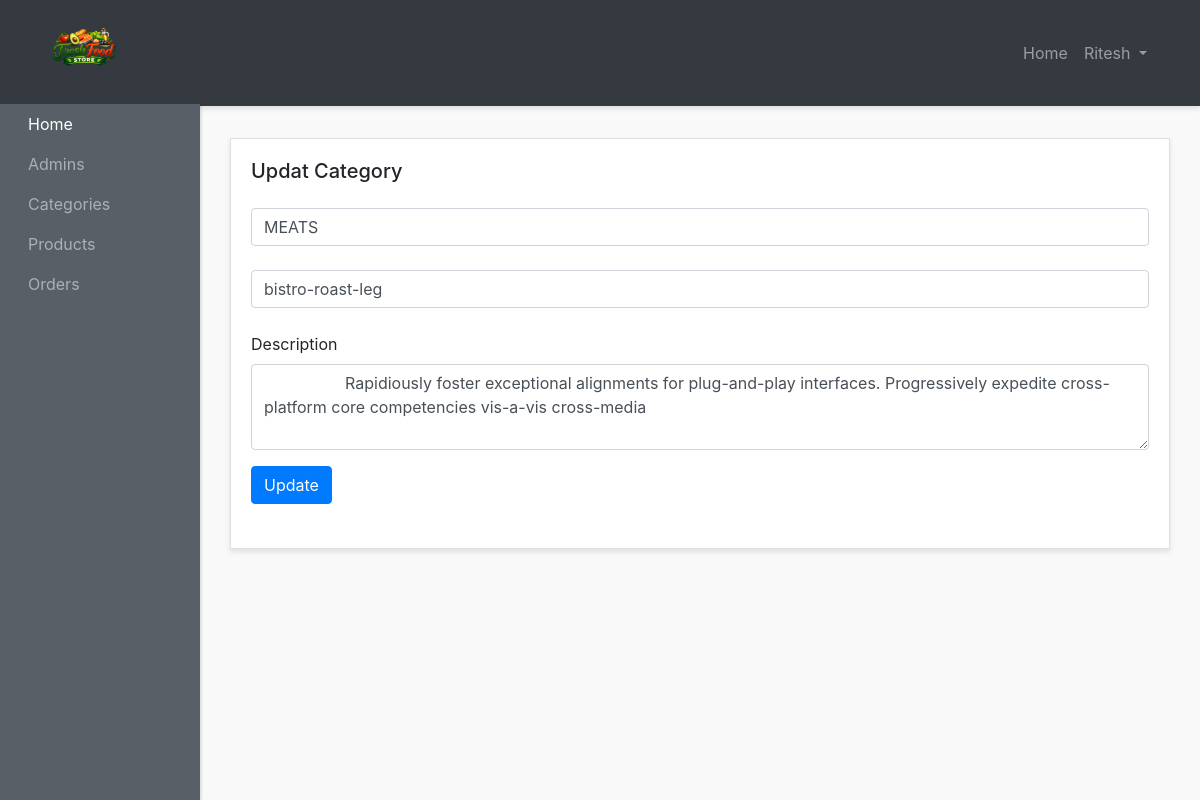
The app's page /admin-panel/categories-admins/update-category.php?id=2 (signed in) with its own data.
### tables this page shows
CREATE TABLE `categories` (
  `id` int(3) NOT NULL,
  `name` varchar(200) NOT NULL,
  `image` varchar(200) NOT NULL,
  `icon` varchar(200) NOT NULL,
  `description` varchar(200) NOT NULL,
  `created_at` timestamp NOT NULL DEFAULT current_timestamp()
);

### admin-panel/categories-admins/update-category.php (the view, shortened to what this page needs)
<?php require "../layouts/header.php"; ?>
<?php require "../../config/config.php"; ?>
<?php
  if(isset($_GET['id'])) {
    $id = $_GET['id'];
    $select = $conn->query("SELECT * FROM categories WHERE id='$id'");
    $select->execute();
    $category = $select->fetch(PDO::FETCH_OBJ);
  }
?>
       <div class="row mt-5">
        <div class="col">
          <div class="card">
            <div class="card-body">
              <h5 class="card-title mb-5 d-inline">Updat Category</h5>
              <form method="POST" action="update-category.php?id=<?php echo $id; ?>">
                <div class="form-outline mb-4 mt-4">
                  <input type="text" name="name" id="form2Example1" value="<?php echo $category->name; ?>" class="form-control" placeholder="name" />
                </div>
                <div class="form-outline mb-4 mt-4">
                  <input type="text" name="icon" id="form2Example1" value="<?php echo $category->icon; ?>" class="form-control" placeholder="icon" />
                </div>
                <div class="form-group">
                  <label for="exampleFormControlTextarea1">Description</label>
                  <textarea name="description" placeholder="description" class="form-control" id="exampleFormControlTextarea1" rows="3">
                  <?php echo $category->description; ?>
                  </textarea>
                </div>
                <button type="submit" name="submit" class="btn btn-primary  mb-4 text-center">Update</button>
              </form>
            </div>
          </div>
        </div>
      </div>
<?php require "../layouts/footer.php"; ?>

### admin-panel/styles/style.css (style rules this page uses)
body { background:#f9f9f9; }
.card { margin-bottom: 15px; border-radius:0; box-shadow: 0 3px 5px rgba(0,0,0,.1); }

### records on screen
categories: name "MEATS", icon "bistro-roast-leg", description "Rapidiously foster exceptional alignments for plug-and-play interfaces. Progressively expedite cross-platform core competencies vis-a-vis cross-media"

### other values on screen
$_SESSION['adminname'] "Ritesh"
